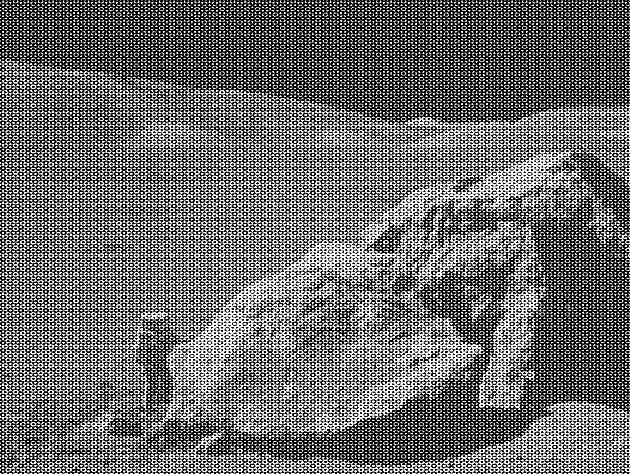
#> input picture images/moonlanding.png, 630 x 474 px
$ jupyter execute --allow-errors 09ex_numerical.ipynb   (shell and % lines are left out)
#> lines starting #> are read from the running program, lines starting #| are printed output that depends on the picture
[cell 1]
import numpy as np
import matplotlib.pyplot as plt
from scipy import optimize
from scipy.integrate import odeint
from scipy import fftpack
import pandas as pd
from matplotlib.colors import LogNorm
import pylab

1\. **2D minimization of a six-hump camelback function**

$$f(x,y) = \left(4-2.1x^2+\frac{x^4}{3} \right) x^2 +xy + (4y^2 -4)y^2$$

has multiple global and local minima.

- Find the global minima of this function
- How many global minima are there, and what is the function value at those points?
- What happens for an initial guess of $(x, y) = (0, 0)$?

Hints:

* Variables can be restricted to $-2 < x < 2$ and $-1 < y < 1$.
* Use `numpy.meshgrid()` and `pylab.imshow()` to find visually the regions.
* Use `scipy.optimize.minimize()`, optionally trying its optional arguments.

[cell 2]
# def function
def f(x):
    return (4 - 2.1*x[0]**2 + 1/3*x[0]**4)*x[0]**2+x[0]*x[1]+(4*x[1]**2-3)*x[1]**2

# restrict variables
N = 100
x = np.linspace(-2, 2, N)
y = np.linspace(-1, 1, N)

# Create grid for visualization
x_grid, y_grid = np.meshgrid(x, y)

# Find the minima starting from (-0.7,-0.7)
min_solution1 = optimize.minimize(f, (-0.7,-0.7))
print("Values of x, y starting from (-0.7,-0.7): ", min_solution1["x"], " with function value of: ", min_solution1["fun"])

plt.figure()
fig, axes = plt.subplots(figsize = (12, 6))
image = pylab.imshow(f([x_grid, y_grid]), extent=[-2, 2, -1, 1])
axes.plot(min_solution1["x"][0],min_solution1["x"][1], marker="x", color = "r")
plt.colorbar()
axes.set_xlabel("X")
axes.set_ylabel("Y")

#3d plot
plt.figure()
fig, ax = plt.subplots(subplot_kw={"projection": "3d"},figsize = (8,8))
surf = ax.plot_surface(x_grid, y_grid, f([x_grid,y_grid]),alpha = 0.8)
ax.scatter(min_solution1["x"][0], min_solution1["x"][1], f(min_solution1["x"]), color = "r", marker="x", s = 150)
ax.set_xlabel("X")
ax.set_ylabel("Y")

plt.show()
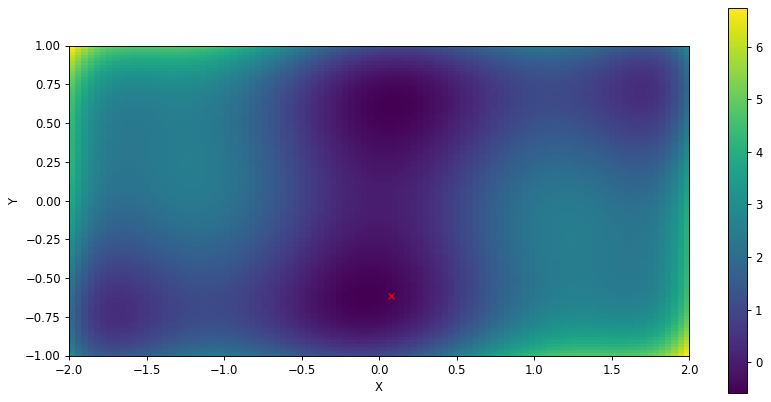
#> figure drawn by matplotlib, 2 panels
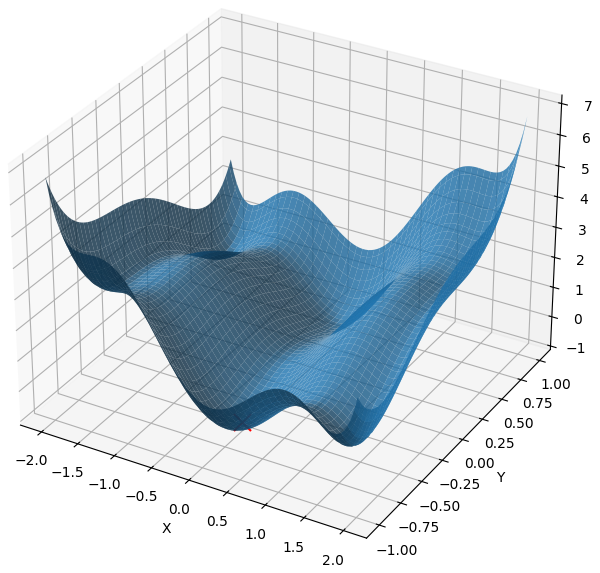
#> figure drawn by matplotlib, 1 panel


# With initial guess (0,0)
min_0 = optimize.minimize(f, (0,0))

print("Values of x, y starting from (0,0):", min_0["x"], " with function value of: ", min_0["fun"])

2\. **Non-linear ODE: the damped pendulum**

The equation of the motion that a pendulum makes with respect to the angle $\theta$ with the vertical is given by:

$$\frac{d^2\theta}{dt^2} = -\frac{1}{Q} \frac{d\theta}{dt} + \sin\theta + d \cos\Omega t$$

where $t$ is time, $Q$ is the damping factor, $d$ is the forcing amplitude, and $\Omega$ is the driving frequency of the forcing.

This second order ODE needs to be written as two coupled first order ODEs defining a new variable $\omega \equiv d\theta/dt$:

$$\frac{d\theta}{dt} = \omega$$
$$\frac{d\omega}{dt} = -\frac{1}{Q}\,\omega + \sin\theta + d \cos\Omega t$$

Consider the initial conditions $\theta_0 = \omega_0 = 0$, and $Q = 2.0$, $d = 1.5$, and $\omega = 0.65$.

 - Solve the ODE with `odeint` over a pariod of 200 time steps
 - Create two plots, one of $\theta$ as a function of the time, and $\omega$ as a function of the time
 - **Optional**: determine if there is a set of parameters for which the motion is chaotic.

[cell 3]
import math


# Define the ODE

def pendulum(y, t, Q, d, Omega):
    theta, omega = y
    dydt = [omega, -1/Q*omega + math.sin(theta) + d*math.cos(Omega*t)]
    return dydt

# Initial conditions
theta0 = 0
omega0 = 0
y0 = [theta0, omega0]
Q = 2.0
d = 1.5
Omega =0.65
t = np.linspace(0, 200, 2000)

#Computing the solutions
sol = odeint(pendulum, y0, t, args=(Q, d, Omega))

# Plotting the solutions
fig = plt.figure(figsize=(8,4))
plt.plot(t, sol[:, 0], 'g', label='$ \Theta $(t)')
plt.legend(loc='best')
plt.xlabel('t')
plt.ylabel('$ \Theta $ [rad]')
plt.title('Angle over time')
plt.grid()
plt.show()
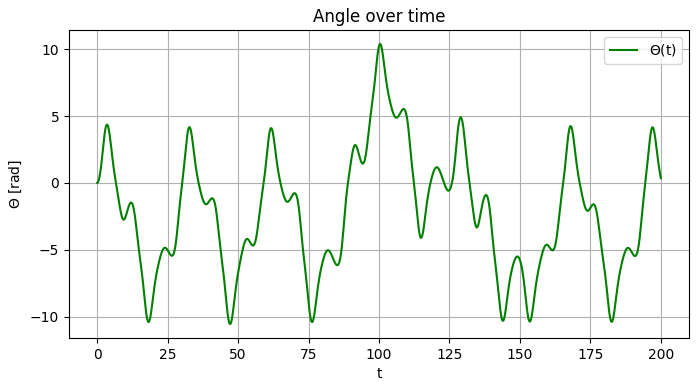
#> figure drawn by matplotlib, 1 panel; curve peaks at x = 100.4, y = 10.39

fig = plt.figure(figsize=(8,4))
plt.plot(t, sol[:, 1], 'r', label='$ \Omega $(t)')
plt.legend(loc='best')
plt.xlabel('t')
plt.ylabel('$ \Omega $[rad/s]')
plt.title('Angular speen over time')
plt.grid()
plt.show()
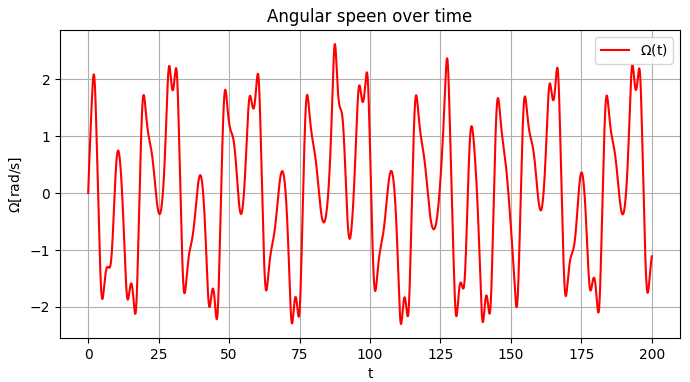
#> figure drawn by matplotlib, 1 panel; curve peaks at x = 87.54, y = 2.62

3\. **FFT of a simple dataset**

Perform a periodicity analysis on the lynxs-hares population, i.e. determine what is the period of the population of these animals.

The dataset is the one dowloaded at the beginning of Lecture 06:

 - `!wget https://www.dropbox.com/s/ebe1cnyd2gm836a/populations.txt -P data/`

[cell 4]
from scipy import fftpack

# Import animals data
#> (the rest of this cell did not finish here and is left out)

4\. **FFT of an image**

Write a filter that removes the periodic noise from the `moonlanding.png` image by using a 2-dimensional FFT.

* Import the image as a 2D numpy array using `plt.imread("images/moonlanding.png")`. Examine the image with `plt.imshow()`, which is heavily contaminated with periodic noise.
* Check the documentation of the `scipy.fftpack` package, and find the method that performs a 2D FFT. Plot the spectrum (Fourier transform of) the image. **Hint**: use `LogNorm` to plot the colors in log scale:
```Python
from matplotlib.colors import LogNorm
plt.imshow(image, norm=LogNorm(vmin=5))
```
* Inspect the spectrum, and try to locate the regions of the power spectrum that contain the signal and those which contain the periodic noise. Use array slicing to set the noise regions to zero.
* Apply the inverse Fourier transform to plot the resulting image.

[cell 5]
#Importing the image
image = plt.imread("images/moonlanding.png")
#> image is the input picture: shape (474, 630) float32; min 0, max 1, mean 0.424
plt.imshow(image)
plt.title('Original Image')
plt.figure()

[cell 6]
#2d fft

im_fft = fftpack.fft2(image)
im_abs = np.abs(im_fft)
figure = plt.figure(figsize=(7,7))
plt.imshow(im_abs, norm=LogNorm(vmin=5))

[cell 7]
#the periodic noise is in the midle, so i reshape to keep the four corners

r,c = im_fft.shape
#> r = 474; c = 630
keepR = 0.1
keepC = 0.1

#set to 0 all rows with indices between r*keep_fraction() and r*(1-keep_fraction)
im_fft[int(r*keepR):int(r*(1-keepC))] = 0
#similarly with the columns
im_fft[:, int(c*keepR):int(c*(1-keepC))] = 0

im_abs = np.abs(im_fft)
figure = plt.figure(figsize=(8,8))
plt.imshow(im_abs, norm=LogNorm(vmin=5))
plt.colorbar()
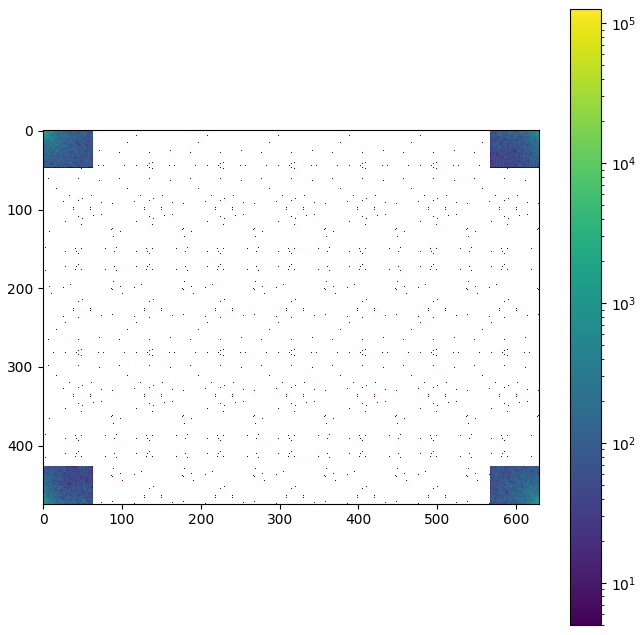
#> figure drawn by matplotlib, 2 panels

[cell 8]
figure = plt.figure(figsize=(8,8))
filtered_im = fftpack.ifft2(im_fft) #i have to do the inverse fft
plt.imshow(np.real(filtered_im))
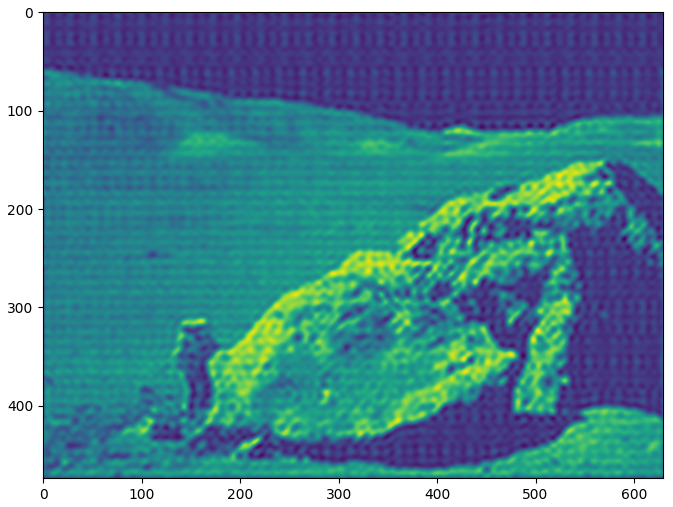
#> figure drawn by matplotlib, 1 panel
